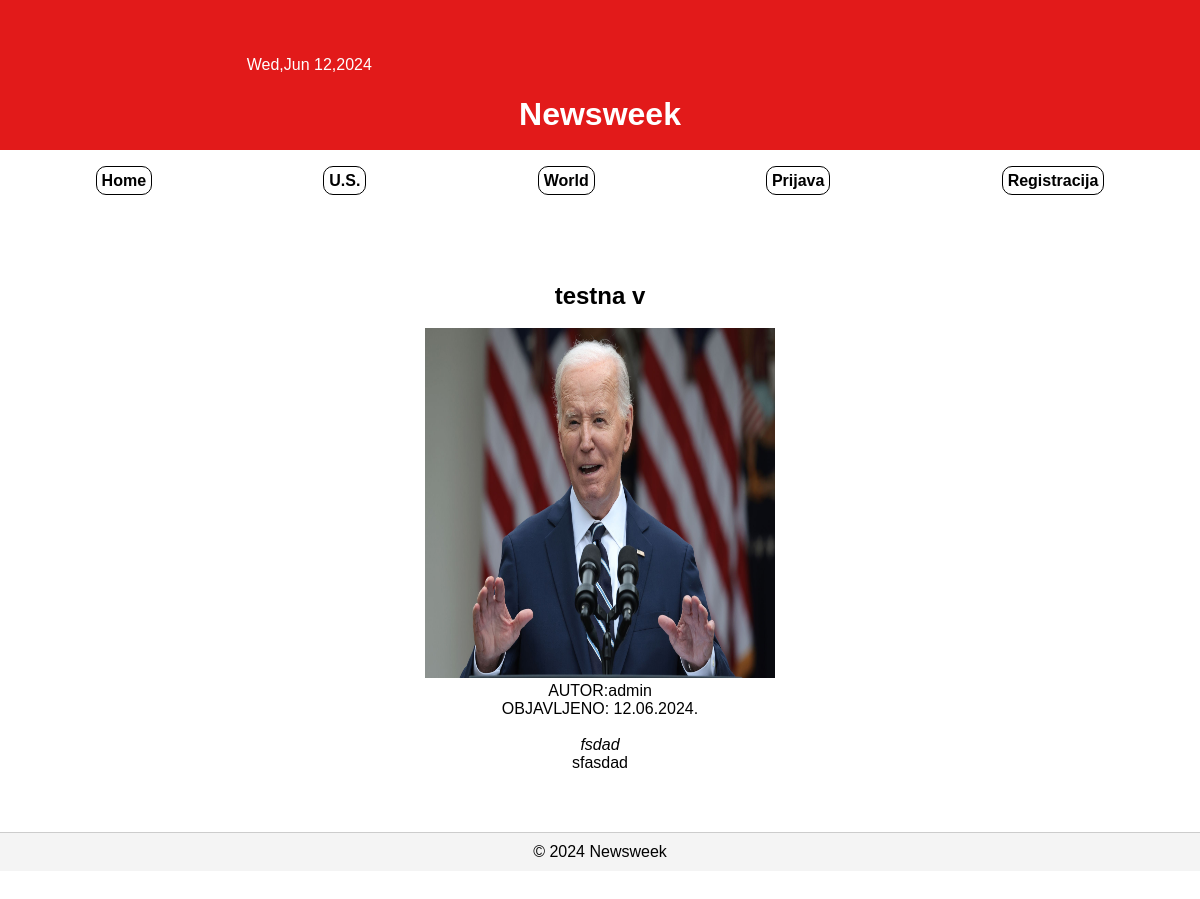
/clanak.php?id=41, run on the app's committed database.
### tables this page shows
CREATE TABLE `vijesti` (
  `id` int NOT NULL,
  `datum` varchar(32) NOT NULL,
  `naslov` varchar(64) NOT NULL,
  `sazetak` text NOT NULL,
  `tekst` text NOT NULL,
  `slika` varchar(64) NOT NULL,
  `kategorija` varchar(64) NOT NULL,
  `arhiva` int NOT NULL
);

### clanak.php (the view, shortened to what this page needs)
<?php
include  'connect.php';
$datum = date('D,M d,Y');
if (isset($_GET['id'])) {
    $article_id = intval($_GET['id']);
} else {
    echo "<script>alert('Nema post id-a')</script>";
    die();
}
$sql = "SELECT kategorija, naslov, datum, slika, sazetak, tekst FROM vijesti WHERE id = $article_id";
$result = $dbc->query($sql);
if ($result->num_rows > 0) {
    $row = $result->fetch_assoc();
} else {
    echo "<script>alert('Nema rezultata')</script>";
    die();
}
?>
<!DOCTYPE html>
<html lang="en">
<head>
    <link rel="stylesheet" href="style.css">
</head>
<body>
<header>
<div class="datum">
    <?php echo $datum ?>
</div>
<div class="korisnik">
</div>
<div class="header-naslov">
    <h1>Newsweek</h1>
</div>
</header>
<nav>
<ul>
    <li><a href="index.php">Home</a></li>
    <li><a href="kategorija.php?id=us">U.S.</a></li>
    <li><a href="kategorija.php?id=world">World</a></li>
    <?php if (isset($_SESSION['korisnicko_ime'])): ?>
        <li><a onclick="checkRazina()">Administracija</a></li>
    <?php else: ?>
        <li><a href="prijava.php">Prijava</a></li>
        <li><a href="registracija.php">Registracija</a></li>
    <?php endif; ?>
</ul>
</nav>
    <main>
        <section role="main">
            <div class="row sredina">
            <h1 class="title"><?php
                echo $row['naslov'];
                ?></h1>
                 <br>
            <section class="slikaDivClanak">
                <?php
                echo '<img class="slikaClanak" src="' . $row['slika'] . '">';
                ?>
            </section>
                <p>AUTOR:admin</p>
                <p>OBJAVLJENO: <?php
                echo "<span>" . $row['datum'] . "</span>";
                ?></p>
                  <br>
            <section class="about">
                <p>
                    <?php
                    echo "<i>" . $row['sazetak'] . "</i>";
                    ?>
                </p>
            </section>
            <section class="sadrzaj">
                <p>
                    <?php
                    echo $row['tekst'];
                    ?>
                </p>
            </section>
            </div>
        </section>
    </main>
    <footer>
        <p>&copy; 2024 Newsweek</p>
    </footer>
</body>
</html>

### style.css (style rules this page uses)
* { margin: 0; padding: 0; box-sizing: border-box; }
body { font-family: Arial, sans-serif; height: 1000px; }
header { width: 100%; height: 150px; background-color: #e21a1a; color: white; padding: 30px; }
.header-naslov { text-align: center; width: 100%; height: 40px; }
.datum { width: 49%; height:40px; display: inline-block; text-align: center; }
.korisnik { width: 49%; height: 40px; display: inline-block; text-align: center; }
nav ul { margin-top: 12px; margin-bottom: 12px; padding: 10px; list-style: none; display: flex; justify-content: space-around; }
nav ul li a { color: black; text-decoration:none; font-weight: bold; padding: 5px; border: 1px solid black; border-radius: 10px; }
main { padding: 20px; }
footer { padding: 10px; background: #f4f4f4; border-top: 1px solid #ccc; margin-top: 20px; text-align: center; }
.slikaDivClanak { margin: 0 auto; }
.slikaClanak { width:350px; height:350px; }
.sredina { text-align: center; margin-top: 30px; padding: 20px; }
.title { text-align: center; }

### data on the page
vijesti: naslov "testna v", slika (picture), datum "12.06.2024.", sazetak "fsdad", tekst "sfasdad"
